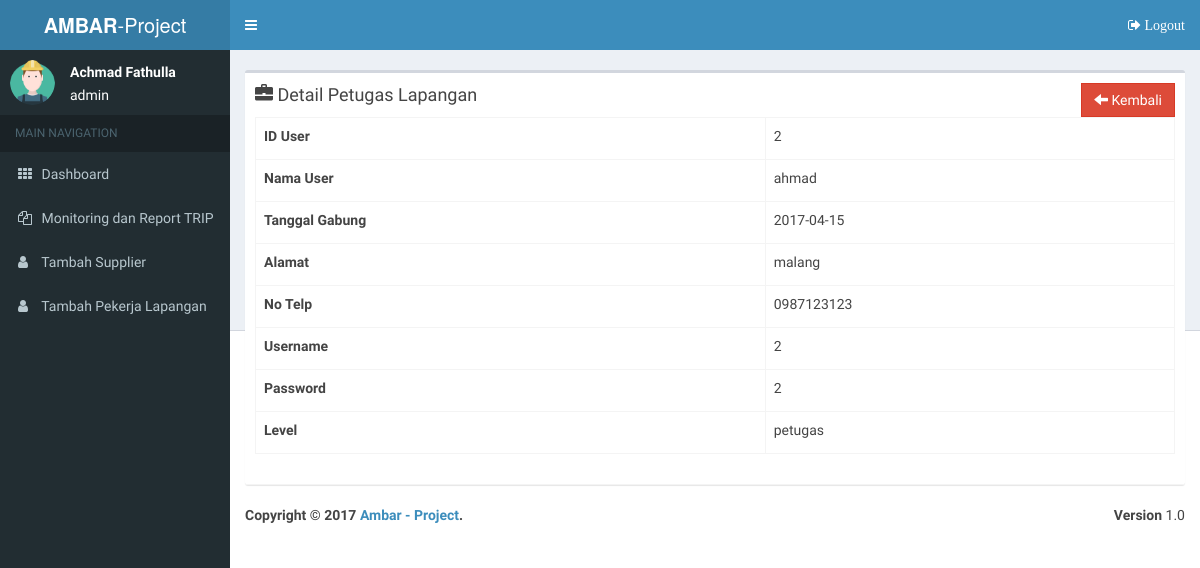
The app's page /index.php?p=action-detail-user&&id=2 (signed in) with its own data.
### tables this page shows
CREATE TABLE `usr_ambar` (
  `id_user` int(11) NOT NULL,
  `nama_user` varchar(50) DEFAULT NULL,
  `tanggal_gabung` date DEFAULT NULL,
  `alamat` varchar(50) DEFAULT NULL,
  `no_telp` varchar(50) DEFAULT NULL,
  `username` char(8) NOT NULL,
  `password` char(8) NOT NULL,
  `id_level` char(8) NOT NULL
);

CREATE TABLE `level` (
  `id_level` char(8) NOT NULL,
  `level` varchar(20) DEFAULT NULL
);

### action-detail-user.php (the view)
<?php
include 'koneksi.php';
$iduser = $_GET['id'];
$coba = mysqli_query($koneksi, "SELECT u.id_user,u.nama_user,u.tanggal_gabung,u.alamat,u.no_telp,u.username,u.password,l.level FROM usr_ambar u,level l WHERE u.id_level=l.id_level AND Id_user='$iduser'");
?>
<br>
<div class="col-md-12">
  <div class="box">
    <div class="box-header with-border">
      <h3 class="box-title"><span class="glyphicon glyphicon-briefcase"></span>
        Detail Petugas Lapangan
      </h3>
      <a class="btn btn-danger btn-flat pull-right" href="?p=input-pekerja-lap"><span class="glyphicon glyphicon-arrow-left"></span>  Kembali</a><br>
      <?php while ($d = mysqli_fetch_array($coba)) { ?>
        <table class="table datatable table-bordered table-hover">
          <tr>
            <td><label>ID User</label></td>
            <td><?php echo $d['id_user'] ?></td>
          </tr>
          <tr>
            <td><label>Nama User</label></td>
            <td><?php echo $d['nama_user'] ?></td>
          </tr>
          <tr>
            <td><label>Tanggal Gabung</label></td>
            <td><?php echo $d['tanggal_gabung'];?></td>
          </tr>
          <tr>
            <td><label>Alamat</label></td>
            <td><?php echo $d['alamat'] ?></td>
          </tr>
          <tr>
            <td><label>No Telp</label></td>
            <td><?php echo $d['no_telp'];?></td>
          </tr>
          <tr>
            <td><label>Username</label></td>
            <td><?php echo $d['username'] ?></td>
          </tr>
          <tr>
            <td><label>Password</label></td>
            <td><?php echo $d['password'] ?></td>
          </tr>
          <tr>
            <td><label>Level</label></td>
            <td><?php echo $d['level'];?></td>
          </tr>
        </table>
        <?php
      }
      ?>
  </div>
</div>
</div>

### index.php (shortened to what this page needs)
<?php
include 'koneksi.php';
$p=htmlentities($_GET['p']);
$iduser=$_SESSION['id_user'];
$coba = mysqli_query($koneksi, "SELECT * FROM usr_ambar u,level l WHERE u.id_level = l.id_level AND id_user = $iduser");
$level=mysqli_query($koneksi, "SELECT l.level FROM usr_ambar u,level l where u.id_level=l.id_level AND id_user = $iduser");
$lev=mysqli_fetch_array($level);
$row = mysqli_fetch_array($coba);
$namauser=$row['nama_user'];
?>
<!DOCTYPE html>
<html>
<head>
  <link rel="stylesheet" href="plugins/bootstrap/css/bootstrap.min.css">
  <link rel="stylesheet" href="https://maxcdn.bootstrapcdn.com/font-awesome/4.4.0/css/font-awesome.min.css">
  <link rel="stylesheet" href="https://code.ionicframework.com/ionicons/2.0.1/css/ionicons.min.css">
  <link rel="stylesheet" href="plugins/datatables/dataTables.bootstrap.css">
  <link rel="stylesheet" href="plugins/datatables/extensions/Responsive/css/dataTables.responsive.css">
  <link rel="stylesheet" href="dist/css/AdminLTE.min.css">
  <link rel="stylesheet" href="dist/css/skins/_all-skins.min.css">
  <link rel="stylesheet" href="plugins/sweetalert/sweetalert.css">
  <link rel="stylesheet" href="plugins/datepicker/datepicker3.css">
</head>
<body class="hold-transition skin-blue sidebar-mini">
  <div class="wrapper">
    <header class="main-header">
      <a href="index.php" class="logo">
        <span class="logo-lg"><b>AMBAR</b>-Project</span>
      </a>
      <nav class="navbar navbar-static-top" role="navigation">
        <a href="#" class="sidebar-toggle" data-toggle="offcanvas" role="button">
        </a>
        <div class="navbar-custom-menu">
          <ul class="nav navbar-nav">
            <li>
              <a href="logout.php"><i class="fa fa-sign-out" onclick="return confirm('Apakah anda yakin akan Logout?')"> Logout</i></a>
            </li>
          </ul>
        </div>
      </nav>
    </header>
    <aside class="main-sidebar">
      <section class="sidebar">
        <div class="user-panel">
          <div class="pull-left image">
            <img src="dist/img/worker.png" class="img-circle" alt="User Image">
          </div>
          <div class="pull-left info">
            <p><?php echo $namauser;?></p>
            <?php echo $lev['level']; ?>
          </div>
        </div>
        <?php
        if($lev['level']=='admin'){
          include "menu-admin.php";
        }
        ?>
      </section>
    </aside>
    <div class="content-wrapper">
      <?php
      $file="$p.php";
      $cek=strlen($p);
      if ($cek>30||!file_exists($file)||empty($p)) {
        if($lev['level']=='admin'){
          include "dashboard2.php";
        }
        if($lev['level']=='petugas'){
          include "dashboard-admin.php";
        }
      } else {
        include ($file);
      }
      ?>
    </div>
    <footer class="main-footer">
      <div class="pull-right hidden-xs">
        <b>Version</b> 1.0
      </div>
      <strong>Copyright &copy; 2017 <a href="#">Ambar - Project</a>.</strong>
    </footer>
  </div>
</body>
</html>

### records on screen
usr_ambar: nama_user "Achmad Fathulla"
level: level "admin"
usr_ambar: id_user "2", nama_user "ahmad", tanggal_gabung "2017-04-15", alamat "malang", no_telp "0987123123", username "2", password "2", id_level.level "petugas"
